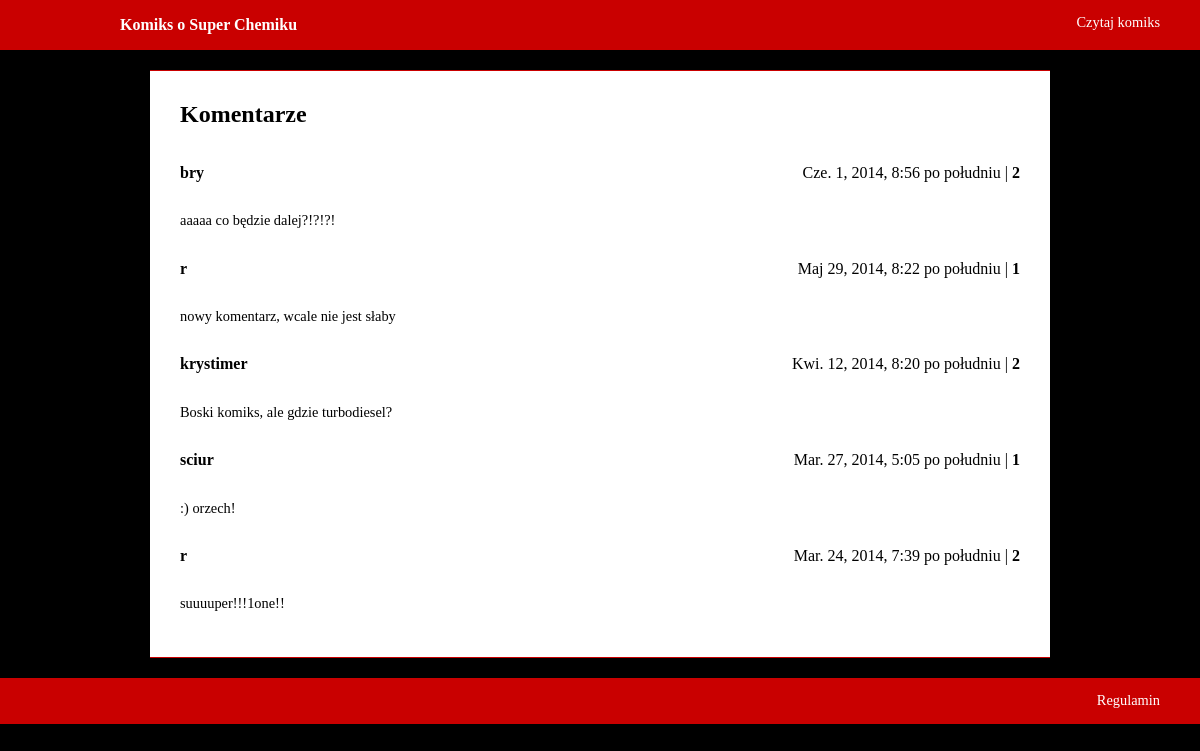
The page /superchemik/komentarze/ on the database its author committed.
### superchemik/models.py (models this page shows, shortened)
class Comment(models.Model):
    name = models.CharField(max_length=60)
    date = models.DateTimeField()
    content = models.TextField()
    page_num = models.ForeignKey(Page)
    class Meta:
        ordering = ['date']

class Page(models.Model):
    image_name = models.CharField(max_length=100)

### superchemik/views.py (the view)
def comments(request):
    page_num=page_from_cookie(request)
    comments = Comment.objects.all().order_by('-date')
    return render(request, 'superchemik/comments.html', {'comments': comments, 'page_num': page_num, })

### superchemik/views.py (called while the page is built)
def page_from_cookie(request):
    if 'p_n' in request.COOKIES:
        page_num = request.COOKIES['p_n']
    else:
        page_num = 1
    return page_num

### superchemik/templates/superchemik/comments.html (shortened to what this page needs)
{% extends "superchemik/index.html" %}
{% block content %}
<div class="bar">
    <p class="title">Komiks o Super Chemiku</p>
    <a href="/superchemik/{{page_num}}"><p>Czytaj komiks</p></a>
</div>
<div class="comment comments">
<h2>Komentarze</h2>
{% for com in comments %}
    <div class='entry'>
    <p class="name">{{ com.name }}</p> <p class="date">{{ com.date }} | <a href="/superchemik/{{com.page_num.id}}" class="page_n" title="Przejdź do strony komentarza">{{ com.page_num.id }}</a></p>
    <p class="content">{{ com.content }}</p>
    </div>
{% empty %}
    <p>Brak komentarzy.</p>
{% endfor %}
</div>
{% endblock %}

### superchemik/static/superchemik/style.css (style rules this page uses)
body { background-color: black; margin: auto; }
.bar { background-color: #C90000; margin: 0px 0px 20px 0px; padding: 0px 40px 0px 120px; color: white; }
.bar .title { display: inline-block; font-weight: bold; }
.bar a p { float: right; text_decoration: none; font-size: 0.9em; }
.bar a:link { color: white; }
.comment { padding: 10px; background-color: white; border-bottom: #C90000 solid 1px; border-top: #C90000 solid 1px; }
.comments { margin: 0 auto; width: 70%; margin-bottom: 20px; padding: 10px 30px 30px 30px; }
.comment .name { display: inline-block; font-weight: bold; }
.comment .date { float: right; }
.comment .content { display: block; font-size: 0.9em; }
.page_n { display: inline-block; font-weight: bold; color: black; text-decoration: none; }

### rows shown on the page
Comment: name "bry", date "Cze. 1, 2014, 8:56 po południu", page_num.id "2", content "aaaaa co będzie dalej?!?!?!"
Comment: name "r", date "Maj 29, 2014, 8:22 po południu", page_num.id "1", content "nowy komentarz, wcale nie jest słaby"
Comment: name "krystimer", date "Kwi. 12, 2014, 8:20 po południu", page_num.id "2", content "Boski komiks, ale gdzie turbodiesel?"
Comment: name "sciur", date "Mar. 27, 2014, 5:05 po południu", page_num.id "1", content ":) orzech!"
Comment: name "r", date "Mar. 24, 2014, 7:39 po południu", page_num.id "2", content "suuuuper!!!1one!!"
